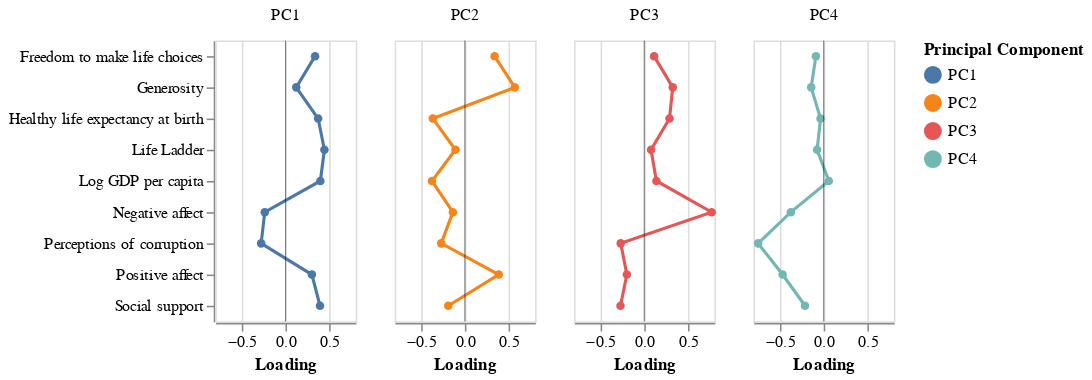

Source (notebook cell):
### Code cell
# Plotting each principal component's loadings
loading_plot_df = loading_df.reset_index().melt(
    id_vars = 'index',
    var_name = 'Principal Component',
    value_name = 'Loading'
).rename(columns = {'index': 'Variable'})

loading_plot_df['zero'] = np.repeat(0, len(loading_plot_df))

base = alt.Chart(loading_plot_df)

loadings = base.mark_line(point = True).encode(
    y = alt.Y('Variable', title = ''),
    x = 'Loading',
    color = 'Principal Component'
)

rule = base.mark_rule().encode(x = alt.X('zero', title = 'Loading'), size = alt.value(0.05))

loading_plot = (loadings + rule).properties(width = 90)

loading_plot.facet(column = alt.Column('Principal Component', title = ''))

### Figure 1 — Vega-Lite specification as saved in the notebook (floating-point values rounded to 4 significant figures)
{"config": {"view": {"continuousWidth": 300, "continuousHeight": 300}}, "data": {"name": "data-84cf0b238e435246dfe4c8bcb994e7a3"}, "facet": {"column": {"field": "Principal Component", "title": "", "type": "nominal"}}, "spec": {"layer": [{"mark": {"type": "line", "point": true}, "encoding": {"color": {"field": "Principal Component", "type": "nominal"}, "x": {"field": "Loading", "type": "quantitative"}, "y": {"field": "Variable", "title": "", "type": "nominal"}}}, {"mark": {"type": "rule"}, "encoding": {"size": {"value": 0.05}, "x": {"field": "zero", "title": "Loading", "type": "quantitative"}}}], "width": 90}, "$schema": "https://vega.github.io/schema/vega-lite/v5.8.0.json", "datasets": {"data-84cf0b238e435246dfe4c8bcb994e7a3": [{"Variable": "Life Ladder", "Principal Component": "PC1", "Loading": 0.4435, "zero": 0}, {"Variable": "Log GDP per capita", "Principal Component": "PC1", "Loading": 0.3974, "zero": 0}, {"Variable": "Social support", "Principal Component": "PC1", "Loading": 0.3935, "zero": 0}, {"Variable": "Healthy life expectancy at birth", "Principal Component": "PC1", "Loading": 0.3721, "zero": 0}, {"Variable": "Freedom to make life choices", "Principal Component": "PC1", "Loading": 0.3373, "zero": 0}, {"Variable": "Generosity", "Principal Component": "PC1", "Loading": 0.1227, "zero": 0}, {"Variable": "Perceptions of corruption", "Principal Component": "PC1", "Loading": -0.2772, "zero": 0}, {"Variable": "Positive affect", "Principal Component": "PC1", "Loading": 0.301, "zero": 0}, {"Variable": "Negative affect", "Principal Component": "PC1", "Loading": -0.2363, "zero": 0}, {"Variable": "Life Ladder", "Principal Component": "PC2", "Loading": -0.1077, "zero": 0}, {"Variable": "Log GDP per capita", "Principal Component": "PC2", "Loading": -0.3751, "zero": 0}, {"Variable": "Social support", "Principal Component": "PC2", "Loading": -0.1892, "zero": 0}, {"Variable": "Healthy life expectancy at birth", "Principal Component": "PC2", "Loading": -0.3651, "zero": 0}, {"Variable": "Freedom to make life choices", "Principal Component": "PC2", "Loading": 0.3383, "zero": 0}, {"Variable": "Generosity", "Principal Component": "PC2", "Loading": 0.5689, "zero": 0}, {"Variable": "Perceptions of corruption", "Principal Component": "PC2", "Loading": -0.2699, "zero": 0}, {"Variable": "Positive affect", "Principal Component": "PC2", "Loading": 0.3862, "zero": 0}, {"Variable": "Negative affect", "Principal Component": "PC2", "Loading": -0.1363, "zero": 0}, {"Variable": "Life Ladder", "Principal Component": "PC3", "Loading": 0.07693, "zero": 0}, {"Variable": "Log GDP per capita", "Principal Component": "PC3", "Loading": 0.138, "zero": 0}, {"Variable": "Social support", "Principal Component": "PC3", "Loading": -0.2711, "zero": 0}, {"Variable": "Healthy life expectancy at birth", "Principal Component": "PC3", "Loading": 0.2872, "zero": 0}, {"Variable": "Freedom to make life choices", "Principal Component": "PC3", "Loading": 0.1118, "zero": 0}, {"Variable": "Generosity", "Principal Component": "PC3", "Loading": 0.3245, "zero": 0}, {"Variable": "Perceptions of corruption", "Principal Component": "PC3", "Loading": -0.2686, "zero": 0}, {"Variable": "Positive affect", "Principal Component": "PC3", "Loading": -0.1986, "zero": 0}, {"Variable": "Negative affect", "Principal Component": "PC3", "Loading": 0.7679, "zero": 0}, {"Variable": "Life Ladder", "Principal Component": "PC4", "Loading": -0.07485, "zero": 0}, {"Variable": "Log GDP per capita", "Principal Component": "PC4", "Loading": 0.05853, "zero": 0}, {"Variable": "Social support", "Principal Component": "PC4", "Loading": -0.2129, "zero": 0}, {"Variable": "Healthy life expectancy at birth", "Principal Component": "PC4", "Loading": -0.03568, "zero": 0}, {"Variable": "Freedom to make life choices", "Principal Component": "PC4", "Loading": -0.0886, "zero": 0}, {"Variable": "Generosity", "Principal Component": "PC4", "Loading": -0.1426, "zero": 0}, {"Variable": "Perceptions of corruption", "Principal Component": "PC4", "Loading": -0.7465, "zero": 0}, {"Variable": "Positive affect", "Principal Component": "PC4", "Loading": -0.4681, "zero": 0}, {"Variable": "Negative affect", "Principal Component": "PC4", "Loading": -0.3739, "zero": 0}]}}
